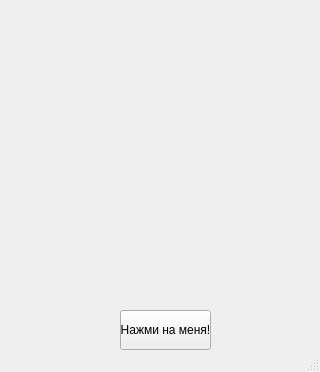
<?xml version="1.0" encoding="UTF-8"?>
<ui version="4.0">
 <class>MainWindow</class>
 <widget class="QMainWindow" name="MainWindow">
  <property name="geometry">
   <rect>
    <x>0</x>
    <y>0</y>
    <width>320</width>
    <height>372</height>
   </rect>
  </property>
  <property name="windowTitle">
   <string>MainWindow</string>
  </property>
  <widget class="QWidget" name="centralwidget">
   <widget class="QPushButton" name="pushButton">
    <property name="geometry">
     <rect>
      <x>120</x>
      <y>310</y>
      <width>91</width>
      <height>40</height>
     </rect>
    </property>
    <property name="text">
     <string>Нажми на меня!</string>
    </property>
   </widget>
  </widget>
  <widget class="QMenuBar" name="menubar">
   <property name="geometry">
    <rect>
     <x>0</x>
     <y>0</y>
     <width>320</width>
     <height>18</height>
    </rect>
   </property>
  </widget>
  <widget class="QStatusBar" name="statusbar"/>
 </widget>
 <resources/>
 <connections/>
</ui>
